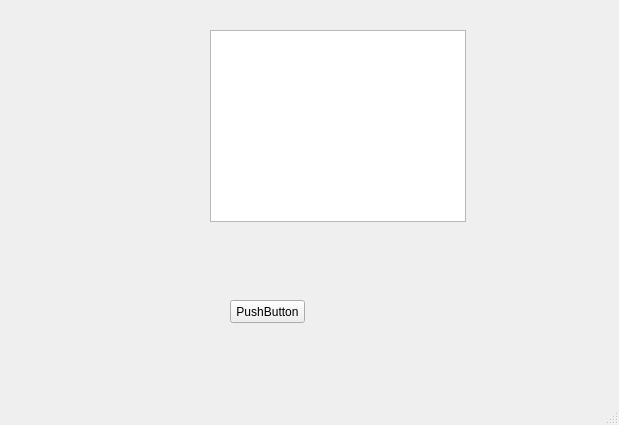
<?xml version="1.0" encoding="UTF-8"?>
<ui version="4.0">
 <class>MainWindow</class>
 <widget class="QMainWindow" name="MainWindow">
  <property name="geometry">
   <rect>
    <x>0</x>
    <y>0</y>
    <width>619</width>
    <height>425</height>
   </rect>
  </property>
  <property name="sizePolicy">
   <sizepolicy hsizetype="Fixed" vsizetype="Fixed">
    <horstretch>0</horstretch>
    <verstretch>0</verstretch>
   </sizepolicy>
  </property>
  <property name="windowTitle">
   <string>Package manager (XiaoWa E20)</string>
  </property>
  <widget class="QWidget" name="centralwidget">
   <widget class="QPushButton" name="pushButton">
    <property name="geometry">
     <rect>
      <x>230</x>
      <y>300</y>
      <width>75</width>
      <height>23</height>
     </rect>
    </property>
    <property name="text">
     <string>PushButton</string>
    </property>
   </widget>
   <widget class="QListWidget" name="listWidget">
    <property name="geometry">
     <rect>
      <x>210</x>
      <y>30</y>
      <width>256</width>
      <height>192</height>
     </rect>
    </property>
   </widget>
  </widget>
  <widget class="QMenuBar" name="menubar">
   <property name="geometry">
    <rect>
     <x>0</x>
     <y>0</y>
     <width>619</width>
     <height>21</height>
    </rect>
   </property>
  </widget>
  <widget class="QStatusBar" name="statusbar">
   <property name="sizePolicy">
    <sizepolicy hsizetype="MinimumExpanding" vsizetype="Minimum">
     <horstretch>0</horstretch>
     <verstretch>0</verstretch>
    </sizepolicy>
   </property>
  </widget>
 </widget>
 <resources/>
 <connections/>
</ui>
